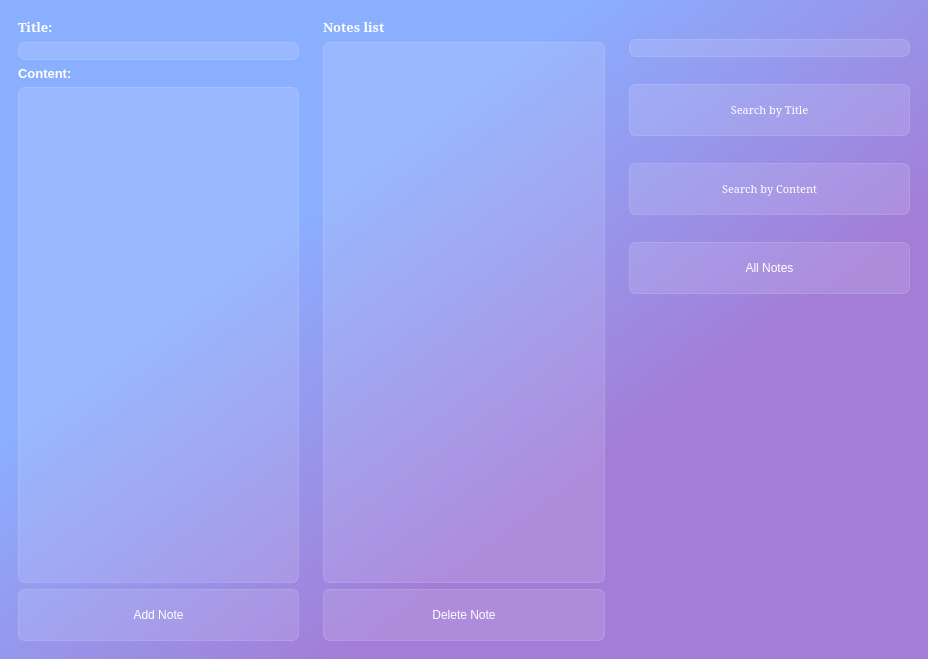
<?xml version="1.0" encoding="UTF-8"?>
<ui version="4.0">
 <class>NoteManager</class>
 <widget class="QMainWindow" name="NoteManager">
  <property name="geometry">
   <rect>
    <x>0</x>
    <y>0</y>
    <width>928</width>
    <height>659</height>
   </rect>
  </property>
  <property name="windowTitle">
   <string>Note Manager</string>
  </property>
  <property name="styleSheet">
   <string notr="true">background-color: qlineargradient(spread:pad, x1:0.179, y1:0.227273, x2:1, y2:1, stop:0.149254 rgba(139, 175, 255, 255), stop:0.59204 rgba(163, 125, 215, 255));
font: 8pt &quot;Constantia&quot;;</string>
  </property>
  <widget class="QWidget" name="centralwidget">
   <property name="autoFillBackground">
    <bool>false</bool>
   </property>
   <layout class="QGridLayout" name="gridLayout">
    <item row="0" column="0" rowspan="2">
     <widget class="QFrame" name="frame">
      <property name="styleSheet">
       <string notr="true">background-color: transparent;</string>
      </property>
      <layout class="QVBoxLayout" name="verticalLayout">
       <item>
        <widget class="QLabel" name="label_title">
         <property name="font">
          <font>
           <family>Constantia</family>
           <pointsize>10</pointsize>
           <weight>75</weight>
           <italic>false</italic>
           <bold>true</bold>
          </font>
         </property>
         <property name="styleSheet">
          <string notr="true">color: white;
font-weight: bold;
font-size: 10pt;
background-color: none;
border: none;</string>
         </property>
         <property name="text">
          <string>Title:</string>
         </property>
        </widget>
       </item>
       <item>
        <widget class="QLineEdit" name="lineEdit_title">
         <property name="styleSheet">
          <string notr="true">background-color: rgba(255, 255, 255, 30);
border: 1px solid rgba(255,255,255,40);
border-radius: 7px;
</string>
         </property>
        </widget>
       </item>
       <item>
        <widget class="QLabel" name="label_content">
         <property name="enabled">
          <bool>true</bool>
         </property>
         <property name="styleSheet">
          <string notr="true">color: white;
font-weight: bold;
font-size: 10pt;
background-color: none;
border: none;</string>
         </property>
         <property name="text">
          <string>Content:</string>
         </property>
        </widget>
       </item>
       <item>
        <widget class="QTextEdit" name="textEdit_content">
         <property name="styleSheet">
          <string notr="true">background-color: rgba(255, 255, 255, 30);
border: 1px solid rgba(255,255,255,40);
border-radius: 7px;
</string>
         </property>
        </widget>
       </item>
       <item>
        <widget class="QPushButton" name="pushButton_addNote">
         <property name="styleSheet">
          <string notr="true">QPushButton{
	color: rgb(255, 255, 255);
     background-color:rgba(255,255,255,30);
     border: 1px solid rgba(255,255,255,40);
     border-radius:7px;
width: 230;
height: 50;
}
QPushButton:hover{
background-color:rgba(255,255,255,30);
}
QPushButton:pressed{
background-color:rgba(255,255,255,70);
}</string>
         </property>
         <property name="text">
          <string>Add Note</string>
         </property>
        </widget>
       </item>
      </layout>
     </widget>
    </item>
    <item row="0" column="1" rowspan="2">
     <widget class="QFrame" name="frame">
      <property name="styleSheet">
       <string notr="true">background-color: transparent;
</string>
      </property>
      <layout class="QVBoxLayout" name="verticalLayout_2">
       <item>
        <widget class="QLabel" name="label_noteLists">
         <property name="font">
          <font>
           <family>Constantia</family>
           <pointsize>10</pointsize>
           <weight>75</weight>
           <italic>false</italic>
           <bold>true</bold>
          </font>
         </property>
         <property name="styleSheet">
          <string notr="true">color: white;
font-weight: bold;
font-size: 10pt;
background-color: none;
border: none;</string>
         </property>
         <property name="text">
          <string>Notes list</string>
         </property>
        </widget>
       </item>
       <item>
        <widget class="QListWidget" name="listWidget_noteLists">
         <property name="styleSheet">
          <string notr="true">background-color: rgba(255, 255, 255, 30); 
border: 1px solid rgba(255,255,255,40);
border-radius: 7px;</string>
         </property>
        </widget>
       </item>
       <item>
        <widget class="QPushButton" name="pushButton_deleteNote">
         <property name="styleSheet">
          <string notr="true">QPushButton{
	color: rgb(255, 255, 255);
     background-color:rgba(255,255,255,30);
     border: 1px solid rgba(255,255,255,40);
     border-radius:7px;
width: 230;
height: 50;
}
QPushButton:hover{
background-color:rgba(255,255,255,30);
}
QPushButton:pressed{
background-color:rgba(255,255,255,70);
}</string>
         </property>
         <property name="text">
          <string>Delete Note</string>
         </property>
        </widget>
       </item>
      </layout>
     </widget>
    </item>
    <item row="0" column="2">
     <widget class="QFrame" name="frame">
      <property name="styleSheet">
       <string notr="true">background-color: transparent;
</string>
      </property>
      <layout class="QVBoxLayout" name="verticalLayout_3">
       <item>
        <widget class="QLineEdit" name="lineEdit_search">
         <property name="styleSheet">
          <string notr="true">background-color: rgba(255, 255, 255, 30);
border: 1px solid rgba(255,255,255,40);
border-radius: 7px;</string>
         </property>
        </widget>
       </item>
       <item>
        <widget class="QPushButton" name="pushButton_searchTitle">
         <property name="minimumSize">
          <size>
           <width>230</width>
           <height>50</height>
          </size>
         </property>
         <property name="font">
          <font>
           <family>Constantia</family>
           <pointsize>8</pointsize>
           <weight>50</weight>
           <italic>false</italic>
           <bold>false</bold>
          </font>
         </property>
         <property name="styleSheet">
          <string notr="true">QPushButton{
	color: rgb(255, 255, 255);
     background-color:rgba(255,255,255,30);
     border: 1px solid rgba(255,255,255,40);
     border-radius:7px;
width: 230;
height: 50;
}
QPushButton:hover{
background-color:rgba(255,255,255,30);
}
QPushButton:pressed{
background-color:rgba(255,255,255,70);
}</string>
         </property>
         <property name="text">
          <string>Search by Title</string>
         </property>
         <property name="icon">
          <iconset>
           <normaloff>:/icons/icons/edit_white_24dp.svg</normaloff>:/icons/icons/edit_white_24dp.svg</iconset>
         </property>
         <property name="iconSize">
          <size>
           <width>24</width>
           <height>24</height>
          </size>
         </property>
        </widget>
       </item>
       <item>
        <widget class="QPushButton" name="pushButton_searchContent">
         <property name="minimumSize">
          <size>
           <width>230</width>
           <height>50</height>
          </size>
         </property>
         <property name="font">
          <font>
           <family>Constantia</family>
           <pointsize>8</pointsize>
           <weight>50</weight>
           <italic>false</italic>
           <bold>false</bold>
          </font>
         </property>
         <property name="styleSheet">
          <string notr="true">QPushButton{
	color: rgb(255, 255, 255);
     background-color:rgba(255,255,255,30);
     border: 1px solid rgba(255,255,255,40);
     border-radius:7px;
width: 230;
height: 50;
}
QPushButton:hover{
background-color:rgba(255,255,255,30);
}
QPushButton:pressed{
background-color:rgba(255,255,255,70);
}</string>
         </property>
         <property name="text">
          <string>Search by Content</string>
         </property>
         <property name="icon">
          <iconset>
           <normaloff>:/icons/icons/edit_white_24dp.svg</normaloff>:/icons/icons/edit_white_24dp.svg</iconset>
         </property>
         <property name="iconSize">
          <size>
           <width>24</width>
           <height>24</height>
          </size>
         </property>
        </widget>
       </item>
       <item>
        <widget class="QPushButton" name="pushButton_all_note">
         <property name="styleSheet">
          <string notr="true">QPushButton{
	color: rgb(255, 255, 255);
     background-color:rgba(255,255,255,30);
     border: 1px solid rgba(255,255,255,40);
     border-radius:7px;
width: 230;
height: 50;
}
QPushButton:hover{
background-color:rgba(255,255,255,30);
}
QPushButton:pressed{
background-color:rgba(255,255,255,70);
}</string>
         </property>
         <property name="text">
          <string>All Notes</string>
         </property>
        </widget>
       </item>
      </layout>
     </widget>
    </item>
    <item row="1" column="2">
     <widget class="QLabel" name="label_note">
      <property name="styleSheet">
       <string notr="true">color: white;
font-size: 14pt;
background-color: none;
border: none;</string>
      </property>
      <property name="text">
       <string/>
      </property>
     </widget>
    </item>
   </layout>
  </widget>
 </widget>
 <resources/>
 <connections/>
</ui>
